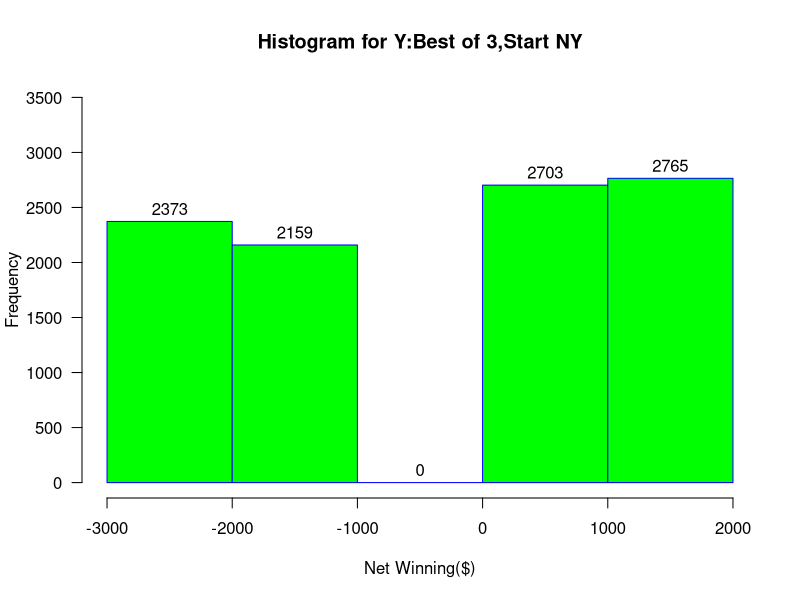
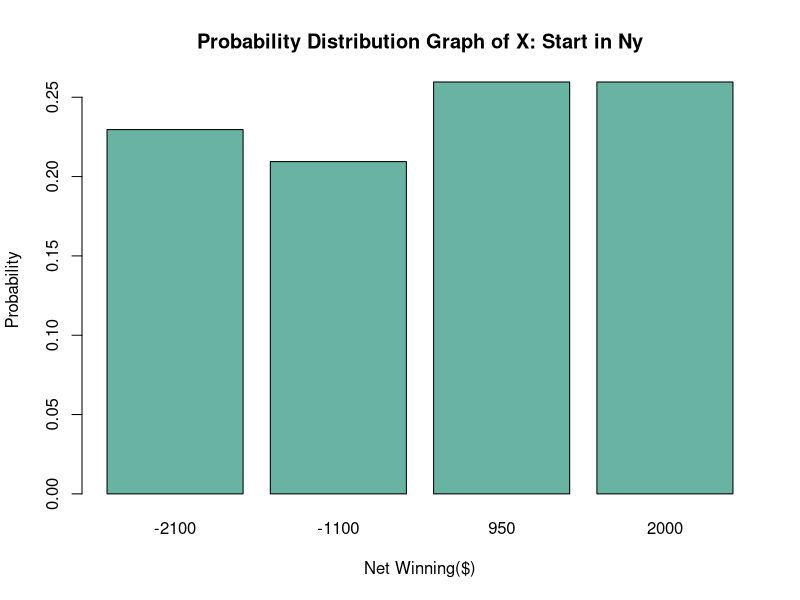
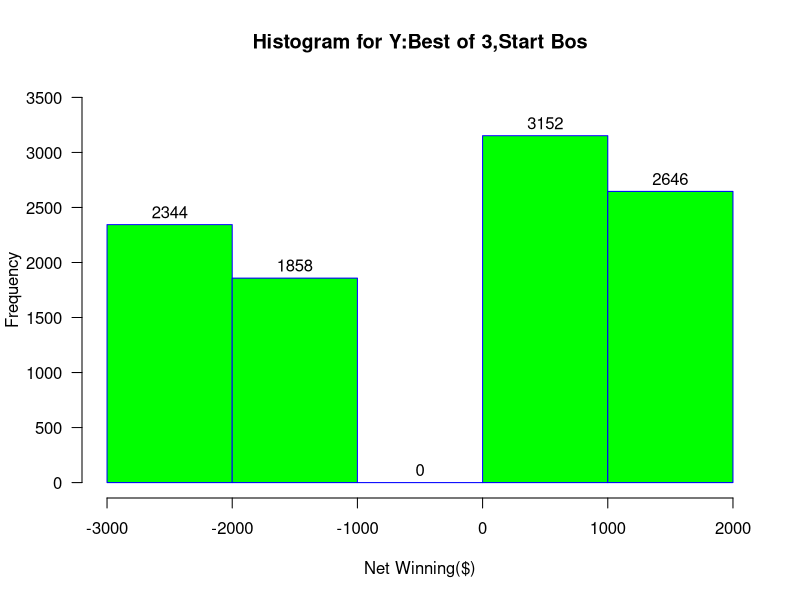
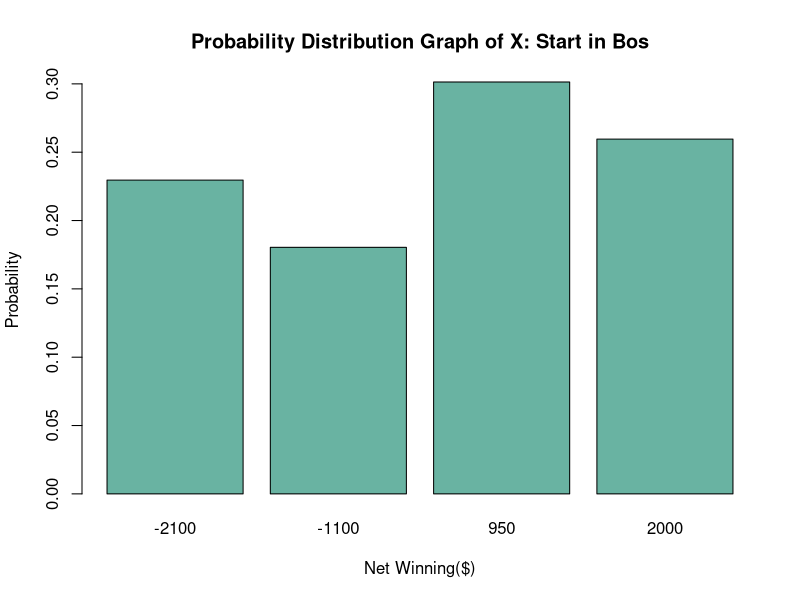
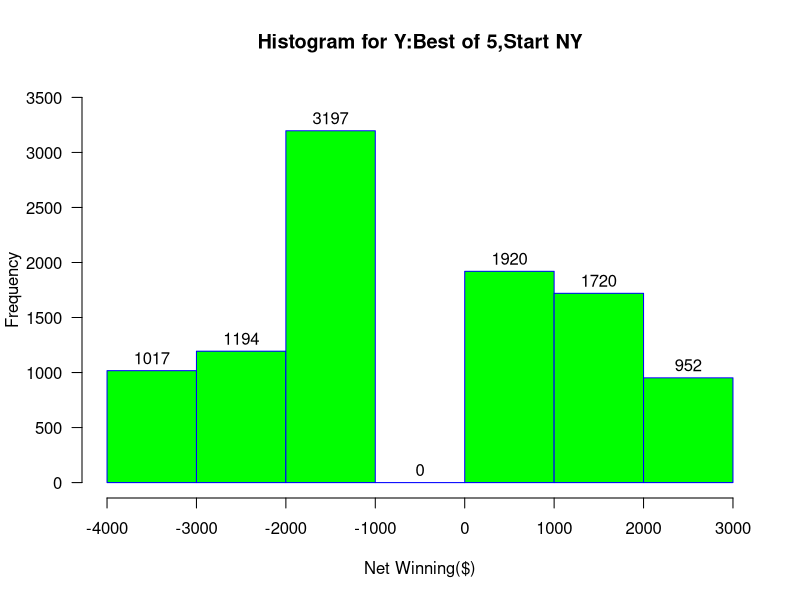
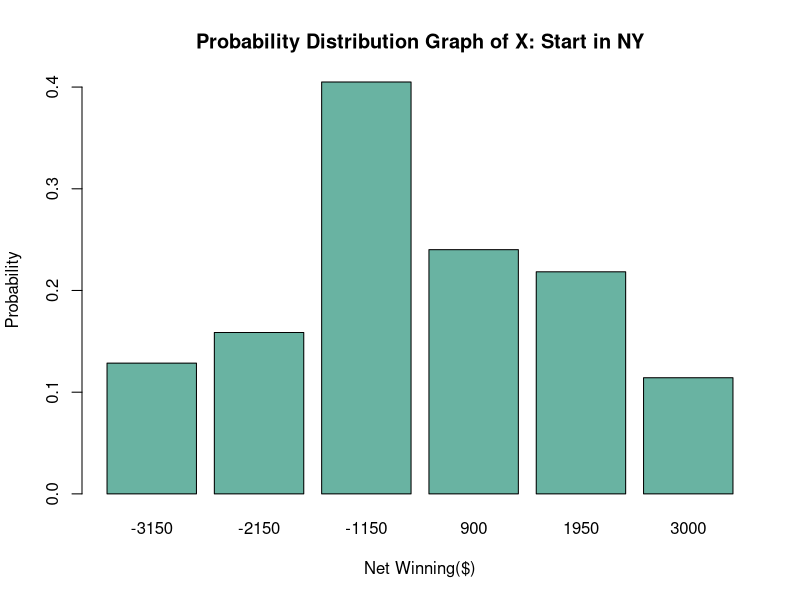
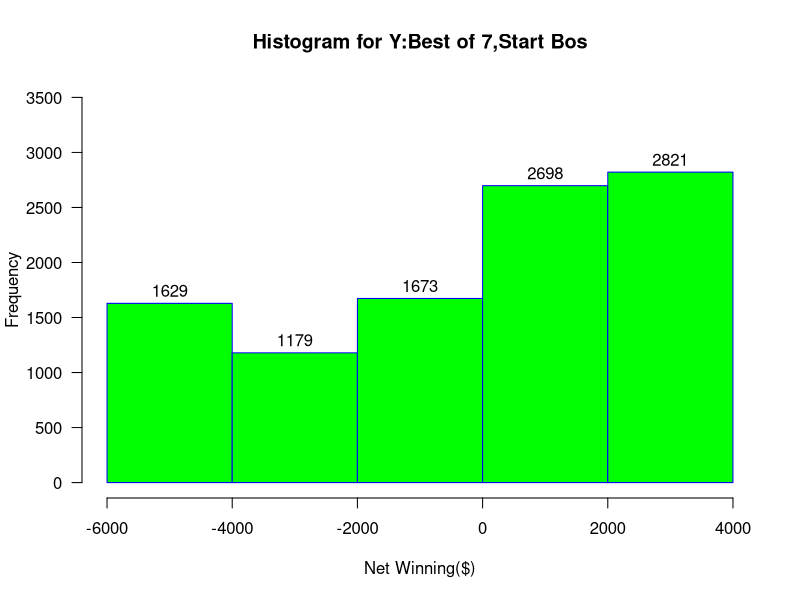
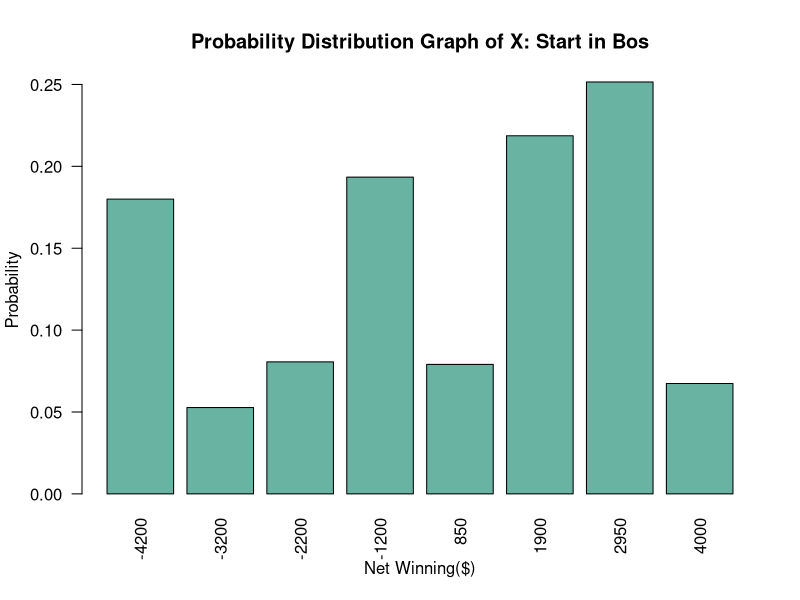

Source code (R) for these figures, in order:
#ALY 6050
#Name: Hang Wu

#The probability that the Red Sox win a
#game in Boston is 0.59

#the probability that Yankees win in Newyork
#game is 0.56
#
Prb = 0.59
Pyn = 0.56
w = 1000
l = -1050

#If the first game is played in New York, the second game is played in Boston, and the
#third game (if it becomes necessary) is in New York, then complete parts (i)-(v) below.

#i)  Calculate the probability that the Red Sox will win the series (win 2 games).

# = prob that R win in game 1 (new york) & 2(Boston) + Prob that R win in game 2(Boston) & 3(New York) + Prov that R win in 1&3
Prw1 = (1-Pyn)*Prb+ Pyn*Prb*(1-Pyn) + (1-Pyn)*(1-Pyn)*(1-Prb)
#0.484352


#ii)Construct a probability distribution for your net win (X) in the series. Calculate your
#expected net win (the mean of X) and the standard deviation of X.

#random Var X: Net Winning
#X4 = 2000 when R win 1&2
#X3 = 950 when R win game 1&3 or game 2&3
#X2 = -1100 when R wins only game 1 or game 2
#X1 = -2100 when R loses both game 1 and game 2
x4 = 2000
x3 = 950
x2 = -1100
x1 = -2100
Px4 = Prb*(1-Pyn)
Px3 = (1-Pyn)*Prb*(1-Pyn) + Pyn*(1-Pyn)*Prb
Px2 = Prb*Pyn*(1-Prb)+(1-Prb)*(1-Pyn)*(1-Prb)
Px1 = (1-Prb)*Pyn
Ex = x1*Px1+x2*Px2+x3*Px3+x4*Px4
Ex
#53.2892
E21 = x1**2*Px1
E22 = x2**2*Px2
E23 = x3**2*Px3
E24 = x4**2*Px4
Vx1 = E21 - (Px1*x1)**2
Vx2 = E22 - (Px2*x2)**2
Vx3 = E23 - (Px3*x3)**2
Vx4 = E24 - (Px4*x4)**2
sdX = (Vx1+Vx2+Vx3+Vx4)**(0.5)
sdX
#1486.07
###

#iii)create 10,000 random values for X. Let these random values be
#denoted by Y. Use these Y values to estimate your expected net win by using a 95%
#confidence interval. Does this confidence interval contain E(X)?
n = 10000
y = sample(c(x1,x2,x3,x4),size=n,replace=T,prob=c(Px1,Px2,Px3,Px4))
m = mean(y)
m
#64.475
std = sd(y)
std
#1619.207
LowerBound = m-1.96*(std/(10000**0.5))
LowerBound
#32.73855
UpperBound = m+1.96*(std/(10000**0.5))
UpperBound
#96.21145
#yes, it's within


#iv) Construct a frequency distribution for Y. Next, use the Chi-squared goodness of fit
#test to verify how closely the distribution of Y has estimated the distribution of X.
hist(y,labels=T,
     main="Histogram for Y:Best of 3,Start NY", 
     xlab="Net Winning($)", 
     ylab="Frequency",
     border="blue", 
     col="green",
     ylim=c(0,3500),
     las=1, 
     breaks=5)
summary(y)
X = data.frame(c(Px1,Px2,Px3,Px4),c(x1,x2,x3,x4))
colnames(X)[1] = "Probability"
colnames(X)[2] = "Net Winning"

barplot(height=X$Probability,names.arg=X$`Net Winning`,main="Probability Distribution Graph of X: Start in Ny",ylab='Probability',xlab='Net Winning($)',col="#69b3a2")
#sum(X)


#Degrees of freedom = no. of categories – 1 
#O = observed frequency
#E = expected frequency

#h0: no diff
#h1: diff
c = 4
o = c(2318,2261,2707,2714)/n
sum(o)
X = c(Px1,Px2,Px3,Px4)
sum(X)
x2 = sum(((o-X)**2)/X)
qchisq(x2,df = c-1,lower.tail=FALSE)
#14.44381
qchisq(0.05,df = c-1,lower.tail=FALSE)
#critical = 7.81
#reject H0, significant difference for each category, each scenario is significantly distinguishable

#Part 2 
#i) Repeat part 1 above but assume that the first game is played in
#Boston, the second game is played in New York, and the third
#game (if it becomes necessary) is in Boston.
Prw2 = Prb*(1-Pyn) + (1-Prb)*(1-Pyn)*Prb + Prb*Pyn*Prb

#0.560972

#ii)Construct a probability distribution for your net win (X) in the series. Calculate your
#expected net win (the mean of X) and the standard deviation of X.

#random Var X: Net Winning
#X4 = 2000 when R win 1&2
#X3 = 950 when R win game 1&3 or game 2&3
#X2 = -1100 when R wins only game 1 or game 2
#X1 = -2100 when R loses both game 1 and game 2
x4 = 2000
x3 = 950
x2 = -1100
x1 = -2100
Px4 = Prb*(1-Pyn)
Px3 = Prb*Pyn*Prb + (1-Prb)*(1-Pyn)*Prb
Px2 = Prb*(1-Pyn)*(1-Prb)+(1-Prb)*(1-Pyn)*(1-Prb)
Px1 = (1-Prb)*Pyn
Ex = x1*Px1+x2*Px2+x3*Px3+x4*Px4
Ex
# 124.9034
E21 = x1**2*Px1
E22 = x2**2*Px2
E23 = x3**2*Px3
E24 = x4**2*Px4
Vx1 = E21 - (Px1*x1)**2
Vx2 = E22 - (Px2*x2)**2
Vx3 = E23 - (Px3*x3)**2
Vx4 = E24 - (Px4*x4)**2
sdX = (Vx1+Vx2+Vx3+Vx4)**(0.5)
sdX
#1384.851

#iii)create 10,000 random values for X. Let these random values be
#denoted by Y. Use these Y values to estimate your expected net win by using a 95%
#confidence interval. Does this confidence interval contain E(X)?
n = 10000
#x1 = sample(c(w,l),size = 10000,replace=T,prob=c(Prb,1-Prb))
#x2 = sample(c(w,l),size = 10000,replace=T,prob=c(1-Pyn,Pyn))
#x3 = sample(c(w,l),size = 10000,replace=T,prob=c(Prb,1-Prb))
#y = x1+x2+x3
y = sample(c(x1,x2,x3,x4),size=n,replace=T,prob=c(Px1,Px2,Px3,Px4))
m = mean(y)
m
#144.425
std = sd(y)
std
#1606.242
LowerBound = m-1.96*(std/(10000**0.5))
LowerBound
#112.9427
UpperBound = m+1.96*(std/(10000**0.5))
UpperBound
#175.9073
#yes, it's within

#iv) Construct a frequency distribution for Y. Next, use the Chi-squared goodness of fit
#test to verify how closely the distribution of Y has estimated the distribution of X.
hist(y,labels=T,
     main="Histogram for Y:Best of 3,Start Bos", 
     xlab="Net Winning($)", 
     ylab="Frequency",
     border="blue", 
     col="green",
     ylim=c(0,3500),
     las=1, 
     breaks=5)
summary(y)
#Degrees of freedom = no. of categories – 1 
#O = observed frequency
#E = expected frequency
#h0: no diff
#h1: diff
c = 4
o = c(2307,1872,3137,2684)/n
sum(o)
X = data.frame(c(Px1,Px2,Px3,Px4),c(x1,x2,x3,x4))
colnames(X)[1] = "Probability"
colnames(X)[2] = "Net Winning"

barplot(height=X$Probability,names.arg=X$`Net Winning`,main="Probability Distribution Graph of X: Start in Bos",ylab='Probability',xlab='Net Winning($)',col="#69b3a2")
#sum(X)

x2 = sum(((o-X)**2)/X)
qchisq(x2,df = c-1,lower.tail=FALSE)
#16.13454
#reject H0
##################################################################
#Part 3
#Best of 5, win 3
#win 1,2,3;1,2,4;1,2,5;1,3,4;1,3,5;1,4,5;2,3,4;2,3,5;2,4,5;3,4,5 
#total of 5 choose 3 = 10 possible combinations
#total of 4 choose 3 = 4 combinations when we start counting the winning from the second game
# winning 2,4,5 and 3,4,5 habe their own combinations
#1 of 3 variable multiplication, 3 of 4 variables multiplication, and 6 of 5 variable multiplication
a = 1-Pyn
b = Prb
#a = Prb
#b = 1-Pyn

#1)
Pw = a*b*a+2*a*b**2*(1-a)+a**2*(1-b)*b+4*a**2*b*(1-a)*(1-b)+a*b**2*(1-a)**2+a**3*(1-b)**2
Pw
#0.4998545
#2)
x1 = w*3  #winning 1,2,3
x2 = w*3+l#winning 1,2,4;1,3,4;2,3,4, lose one game for these games
x3 = w*3+l*2#lose 2 games out of 5(winning the other 3, played all 5 games)
x4 = l*3 #lose 1,2,3 straight
x5 = w+l*3#lose 1,2,4;1,3,4;2,3,4, lose 3 games out of 4, stopped at the 4th game
x6 = w*2+l*3
Px1 = a*b*a #1 scenario
Px2 = 2*a*b**2*(1-a)+a**2*(1-b)*b #3 scenarios
Px3 = 4*a**2*(1-a)*(1-b)+a*b**2*(1-a)**2+a**3*(1-b)**2 #6 scenarios
a = (1-a)
b = (1-b)
Px4 = a*b*a #1 scenario
Px5 = 2*a*b**2*(1-a)+a**2*(1-b)*b #3 scenarios
Px6 = 4*a**2*(1-a)*(1-b)+a*b**2*(1-a)**2+a**3*(1-b)**2 #6 scenarios

Ex = x1*Px1+x2*Px2+x3*Px3+x4*Px4+x5*Px5+x6*Px6
Ex
#-227.3243
#Ex1=(1-Pyn)*w + (Pyn)*l
#Ex2=Prb*w + (1-Prb)*l
#Ex = 3*Ex1+2*Ex2
#Ex
#-125
#Ex21 = w**2*(1-Pyn)+l**2*(Pyn)
#Ex23 = Ex21
#Ex25 = Ex21
#Ex22 = w**2*Prb+l**2*(1-Prb)
#Ex24=Ex22
#Vx1 = Ex21-Ex1**2
##Vx2 = Ex22-Ex2**2
#Sdx = (3*Vx1+2*Vx2)**(0.5)
#Sdx
#2267.081
E21 = x1**2*Px1
E22 = x2**2*Px2
E23 = x3**2*Px3
E24 = x4**2*Px4
E25 = x5**2*Px5
E26 = x6**2*Px6
Vx1 = E21 - (Px1*x1)**2
Vx2 = E22 - (Px2*x2)**2
Vx3 = E23 - (Px3*x3)**2
Vx4 = E24 - (Px4*x4)**2
Vx5 = E25 - (Px5*x4)**2
Vx6 = E26 - (Px6*x4)**2
sdX = (Vx1+Vx2+Vx3+Vx4+Vx5+Vx6)**(0.5)
sdX
#1731.125
#iii)create 10,000 random values for X. Let these random values be
#denoted by Y. Use these Y values to estimate your expected net win by using a 95%
#confidence interval. Does this confidence interval contain E(X)?
n = 10000
#x2 = sample(c(w,l),size = 10000,replace=T,prob=c(Prb,1-Prb))
#x1 = sample(c(w,l),size = 10000,replace=T,prob=c(1-Pyn,Pyn))
#x3 = sample(c(w,l),size = 10000,replace=T,prob=c(Prb,1-Prb))
#x4 = sample(c(w,l),size = 10000,replace=T,prob=c(1-Pyn,Pyn))
#x5 = sample(c(w,l),size = 10000,replace=T,prob=c(Prb,1-Prb))
y =  sample(c(x1,x2,x3,x4,x5,x6),size = n,replace=T,prob=c(Px1,Px2,Px3,Px4,Px5,Px6))
#y = x1*3+x2*2
m = mean(y)
m
#-42.315
std = sd(y)
std
#1891.626
LowerBound = m-1.96*(std/(10000**0.5))
LowerBound
#-79.39087
UpperBound = m+1.96*(std/(10000**0.5))
UpperBound
#-5.239127
#no not within
#iv) Construct a frequency distribution for Y. Next, use the Chi-squared goodness of fit
#test to verify how closely the distribution of Y has estimated the distribution of X.

hist(y,labels=T,
main="Histogram for Y:Best of 5,Start NY", 
xlab="Net Winning($)", 
ylab="Frequency",
border="blue", 
col="green",
ylim=c(0,3500),
las=1, 
breaks=5)

summary(y)

X = data.frame(c(Px1,Px2,Px3,Px4,Px5,Px6),c(x1,x2,x3,x4,x5,x6))
colnames(X)[1] = "Probability"
colnames(X)[2] = "Net Winning"
X = X[order(X$`Net Winning`),]
barplot(height=X$Probability,
        names.arg=X$`Net Winning`,
        main="Probability Distribution Graph of X: Start in NY",
        ylab='Probability',xlab='Net Winning($)',col="#69b3a2" )
#sum(X)

#Degrees of freedom = no. of categories – 1 
#O = observed frequency
#E = expected frequency
#h0: no diff
#h1: diff
c = 6
o = c(1546,1804,2845,2525,1280)/n
sum(o)
X = c(Px1,Px2,Px3,Px4,Px5,Px6)
sum(X)
XX = sum(((o-X)**2)/X)
qchisq(XX,df = c-1,lower.tail=FALSE)
# 7.494385
#can't reject H0

#Part 4
#Best of 7, win 4, 7 choose 4 = 35 possible combinations
a = Prb
b = 1-Pyn
#1
Pw = a**2*b**2+2*a**3*b*(1-b)+3*a**2*b**2*(1-a)+7*a**2*b**2*(1-a)*(1-b)+3*(b**3*a*(1-a)**2)+a**3*b*(1-b)**2*3+b**2*a**2*(1-a)**2*(1-b)*7+a**2*b**2*(1-b)**2*(1-a)*4
Pw
# 0.5492387
#2
x1 = w*4 #win 1,2,3,4
x2 = w*4+l*3 #4 out of 7
x3 = w*4+l*2  #4 out of 6
x4 = w*4+l #4 out of 5
x5 = l*4+w#lose 3 out of 5
x6 = l*4+w*2  #lose 3 out of 6
x7 = l*4+w*3 #lose 3 out of 7
x8 = l*4 #lose 4 straight
Px1 = a*b*a*b #win 1,2,3,4
Px2 = b**2*a**2*(1-a)**2*(1-b)*7 + a**2*b**2*(1-b)**2*(1-a)*4 #win4 out of 7
Px3 = 7*a**2*b**2*(1-a)*(1-b)+3*(b**3*a*(1-a)**2)+a**3*b*(1-b)**2*3 #win 4 out of 6
Px4 = a**2*b**2+2*a**3*b*(1-b)+3*a**2*b**2*(1-a)#win 4 out of 5
a=(1-a) #losing
b=(1-b) #losing
Px5 = a*b*a*b #lose 1,2,3,4
Px6 = b**2*a**2*(1-a)**2*(1-b)*7 + a**2*b**2*(1-b)**2*(1-a)*4 #lose 4 out of 7
Px7 = 7*a**2*b**2*(1-a)*(1-b)+3*(b**3*a*(1-a)**2)+a**3*b*(1-b)**2*3 #lose 4 out of 6
Px8 = a**2*b**2+2*a**3*b*(1-b)+3*a**2*b**2*(1-a)#lose 4 out of 5
Ex = x1*Px1+x2*Px2+x3*Px3+x4*Px4+x5*Px5+x6*Px6+x7*Px7+x8*Px8
Ex #160.1119
E21 = x1**2*Px1
E22 = x2**2*Px2
E23 = x3**2*Px3
E24 = x4**2*Px4
E25 = x5**2*Px5
E26 = x6**2*Px6
E27 = x7**2*Px7
E28 = x8**2*Px8
Vx1 = E21 - (Px1*x1)**2
Vx2 = E22 - (Px2*x2)**2
Vx3 = E23 - (Px3*x3)**2
Vx4 = E24 - (Px4*x4)**2
Vx5 = E25 - (Px5*x5)**2
Vx6 = E26 - (Px6*x6)**2
Vx7 = E27 - (Px7*x7)**2
Vx8 = E28 - (Px8*x8)**2
sdX = (Vx1+Vx2+Vx3+Vx4+Vx5+Vx6+Vx7+Vx8)**(0.5)
sdX #2647.909
y =  sample(c(x1,x2,x3,x4,x5,x6,x7,x8),size = n,replace=T,prob=c(Px1,Px2,Px3,Px4,Px5,Px6,Px7,Px8))
m = mean(y)
m
#94.69742
std = sd(y)
std
#2739.72
LowerBound = m-1.96*(std/(10000**0.5))
LowerBound
#40.9989
UpperBound = m+1.96*(std/(10000**0.5))
UpperBound
#222.5365
#no not within
#iv) Construct a frequency distribution for Y. Next, use the Chi-squared goodness of fit
#test to verify how closely the distribution of Y has estimated the distribution of X.
hist(y,labels=T,
     main="Histogram for Y:Best of 7,Start Bos", 
     xlab="Net Winning($)", 
     ylab="Frequency",
     border="blue", 
     col="green",
     ylim=c(0,3500),
     las=1, 
     breaks=5)

summary(y)
X = data.frame(c(Px1,Px2,Px3,Px4,Px5,Px6,Px7,Px8),c(x1,x2,x3,x4,x5,x6,x7,x8))
colnames(X)[1] = "Probability"
colnames(X)[2] = "Net Winning"
X = X[order(X$`Net Winning`),]
barplot(height=X$Probability,
        names.arg=X$`Net Winning`,
        main="Probability Distribution Graph of X: Start in Bos",
        ylab='Probability',xlab='Net Winning($)',col="#69b3a2",las=2 )
#sum(X)
#Degrees of freedom = no. of categories – 1 
#O = observed frequency
#E = expected frequency
#h0: no diff
#h1: diff
c = 8
o = c(1605,451,720,1691,741,1935,2248,609)/n
X = c(Px1,Px2,Px3,Px4,Px5,Px6,Px7,Px8)
XX = sum(((o-X)**2)/X)
qchisq(XX,df = c-1,lower.tail=FALSE)
# 6.176587
#can't reject H0

